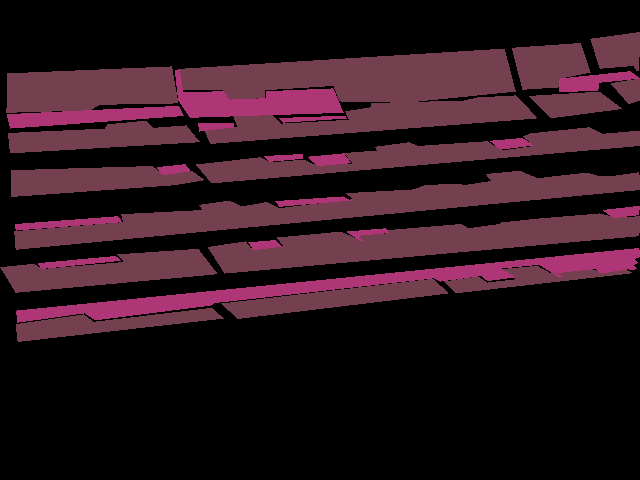
#> input picture tmp/masks/1.png, 640 x 480 px; its folder holds only this picture in this run
$ python convert.py
#> lines starting #> are read from the running program, lines starting #| are printed output that depends on the picture; after the words box and inside, x2 and y2 are one past the last pixel; in counts of white or black regions, pixels touching at a corner belong together
import os
import cv2
import numpy as np

input_dir = './tmp/masks'
output_dir = './tmp/labels'

for j in os.listdir(input_dir):
    image_path = os.path.join(input_dir, j)
    # Load the mask
    mask = cv2.imread(image_path, cv2.IMREAD_GRAYSCALE)
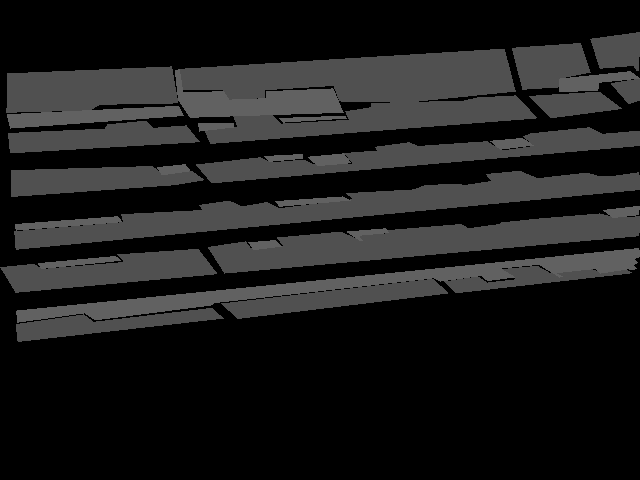
#> mask: shape (480, 640); min 0, max 97, mean 28.3
    # cv2.imshow("title", mask)
    # cv2.waitKey()
    # break
    H, W = mask.shape
#> H = 480; W = 640
    unique_classes = np.unique(mask)
#> unique_classes = [0, 80, 97]
    polygons_dict = {}

    for cls in unique_classes:
        if cls == 0:  # Skip background class
            continue
        # print(cls)
        # Create a binary mask for the current class
        class_mask = (mask == cls).astype(np.uint8) * 255
        _, binary_mask = cv2.threshold(class_mask, 1, 255, cv2.THRESH_BINARY)

        # Find contours for the current class
        contours, hierarchy = cv2.findContours(binary_mask, cv2.RETR_EXTERNAL, cv2.CHAIN_APPROX_SIMPLE)

        # Convert the contours to polygons
        polygons = []
        for cnt in contours:
            if cv2.contourArea(cnt) > 200:
                polygon = []
                for point in cnt:
                    x, y = point[0]
                    polygon.append(x / W)
                    polygon.append(y / H)
                # print(polygon)
                polygons.append(polygon)


        # Store polygons with the class label
        polygons_dict[cls] = polygons
#> this loop made 3 passes
#> cls on passes 2 to 3: 80, 97
#> pass 2, `class_mask = (mask == cls).astype(np.uint8) * 255`:
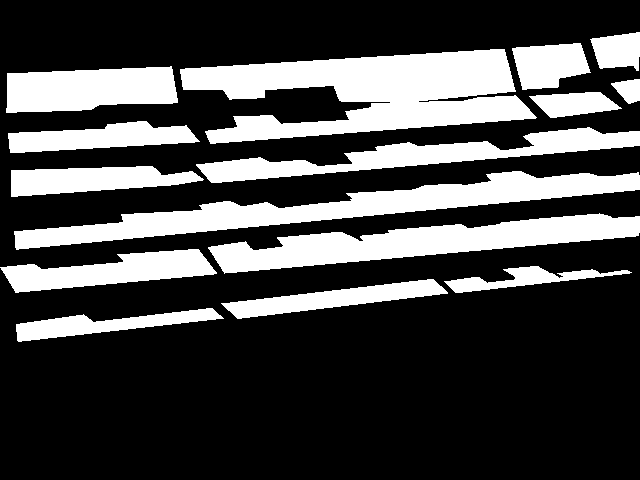
#> class_mask: shape (480, 640); 27.8% white; 15 white regions, largest, box (x1, y1, x2, y2) and area: (180, 49, 537, 144) 19150, (14, 171, 640, 250) 13675, (208, 213, 640, 274) 11305
#> pass 3, `class_mask = (mask == cls).astype(np.uint8) * 255`:
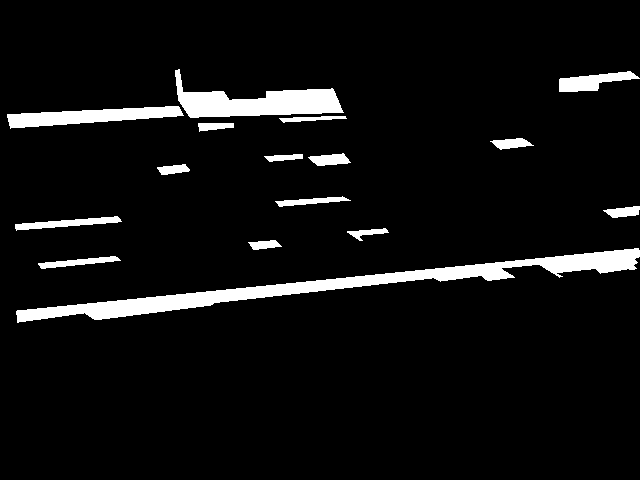
#> class_mask: shape (480, 640); 6.2% white; 16 white regions, largest, box (x1, y1, x2, y2) and area: (16, 248, 640, 323) 8291, (175, 69, 344, 118) 3713, (7, 106, 184, 129) 2172
#> after the loop, polygons_dict = 2 items

    # Save the polygons to a file
    output_path = os.path.join(output_dir, '{}.txt'.format(j[:-4]))
    with open(output_path, 'w') as f:
        for cls, polygons in polygons_dict.items():
            for polygon in polygons:
                for p_, p in enumerate(polygon):
                    # print(f"p_, p: {p_}, {p}")

                    if p_ == 0:
                        if (cls == 80): cls = 0
                        if (cls == 97): cls = 1
                        f.write('{} {} '.format(cls, p))
                        # print('{}'.format(cls))
                        # break
                    elif p_ == len(polygon) - 1:
                        f.write('{}\n'.format(p))
                    else:
                        # print('{} '.format(p))
                        f.write('{} '.format(p))
#> this loop made 2 passes

        f.close()

$ run again, on tmp/masks/13.png
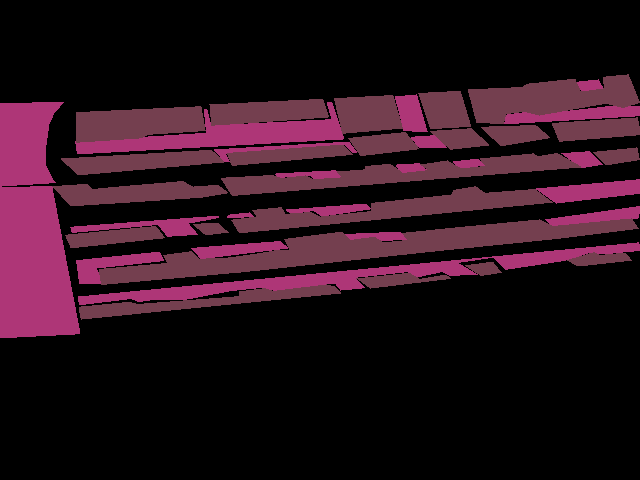
#> input picture tmp/masks/13.png, 640 x 480 px
#> `mask = cv2.imread(image_path, cv2.IMREAD_GRAYSCALE)`:
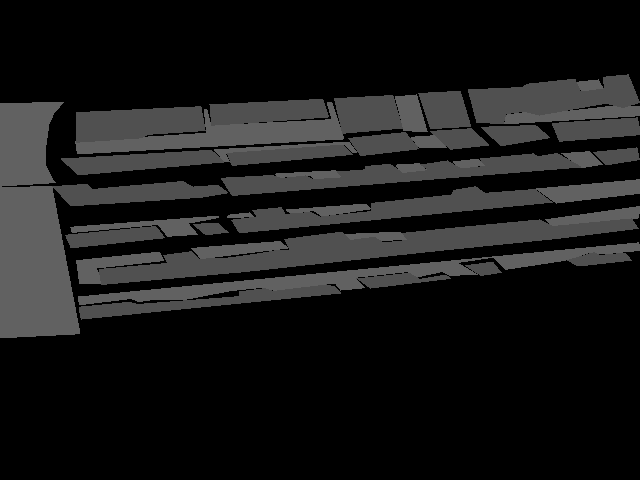
#> mask: shape (480, 640); min 0, max 97, mean 25
#> unique_classes = [0, 80, 97]
#> the loop `for cls in unique_classes:` made 3 passes
#> cls on passes 2 to 3: 80, 97
#> pass 3, `class_mask = (mask == cls).astype(np.uint8) * 255`:
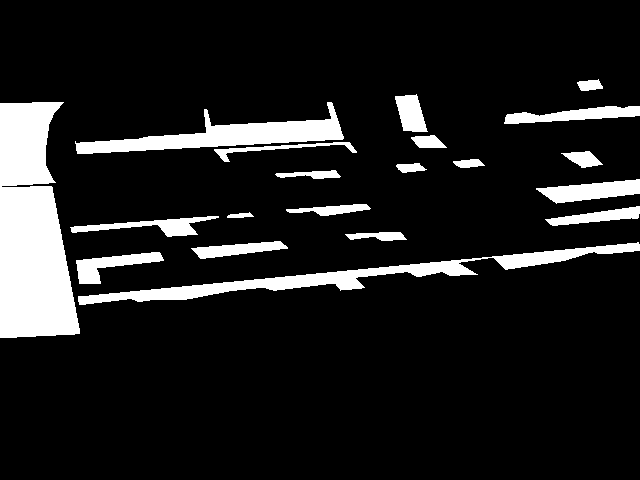
#> class_mask: shape (480, 640); 11.7% white; 20 white regions, largest, box (x1, y1, x2, y2) and area: (0, 102, 80, 338) 14117, (78, 242, 640, 305) 5947, (75, 102, 344, 154) 4743
#> after the loop `for cls in unique_classes:`: polygons_dict = 2 items
#> the loop `for cls, polygons in polygons_dict.items():` made 2 passes

$ run again, on tmp/masks/14.png
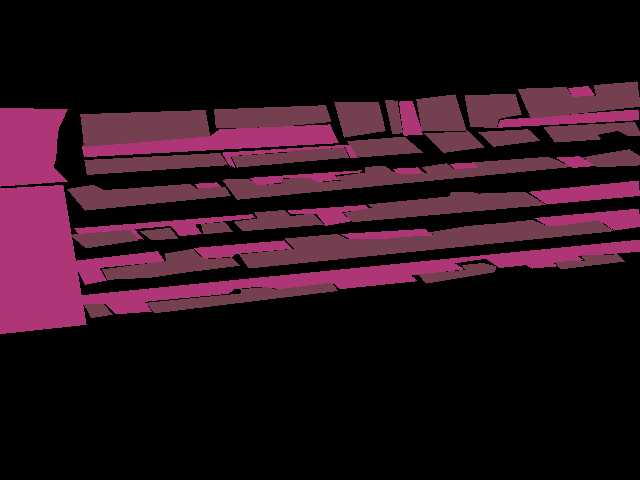
#> input picture tmp/masks/14.png, 640 x 480 px
#> `mask = cv2.imread(image_path, cv2.IMREAD_GRAYSCALE)`:
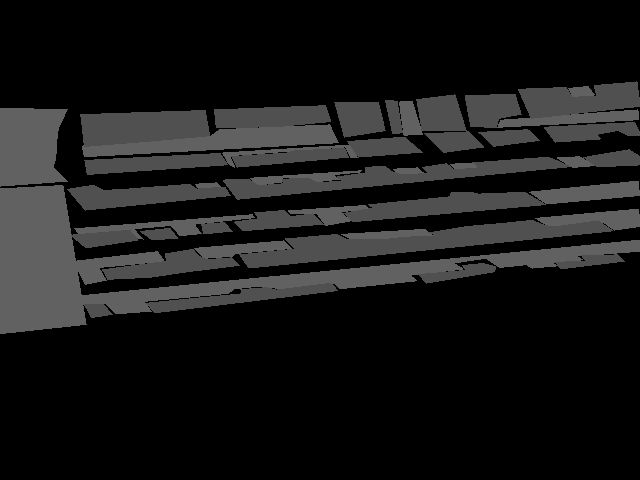
#> mask: shape (480, 640); min 0, max 97, mean 24
#> unique_classes = [0, 80, 97]
#> the loop `for cls in unique_classes:` made 3 passes
#> cls on passes 2 to 3: 80, 97
#> pass 3, `class_mask = (mask == cls).astype(np.uint8) * 255`:
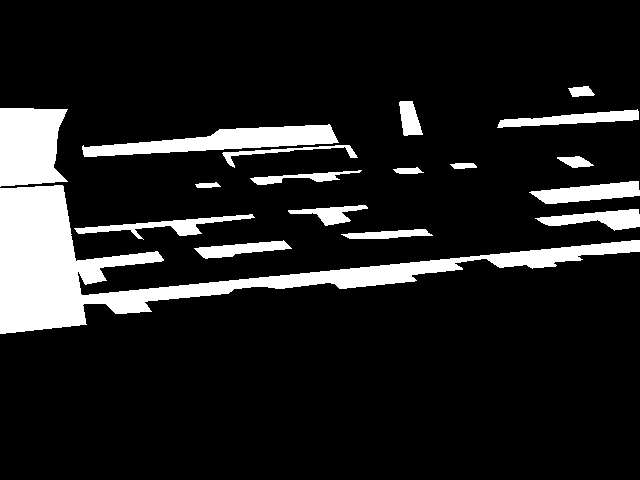
#> class_mask: shape (480, 640); 12.5% white; 18 white regions, largest, box (x1, y1, x2, y2) and area: (0, 185, 640, 334) 19737, (0, 108, 68, 187) 4513, (82, 124, 339, 157) 3975
#> after the loop `for cls in unique_classes:`: polygons_dict = 2 items
#> the loop `for cls, polygons in polygons_dict.items():` made 2 passes

$ run again, on tmp/masks/15.png
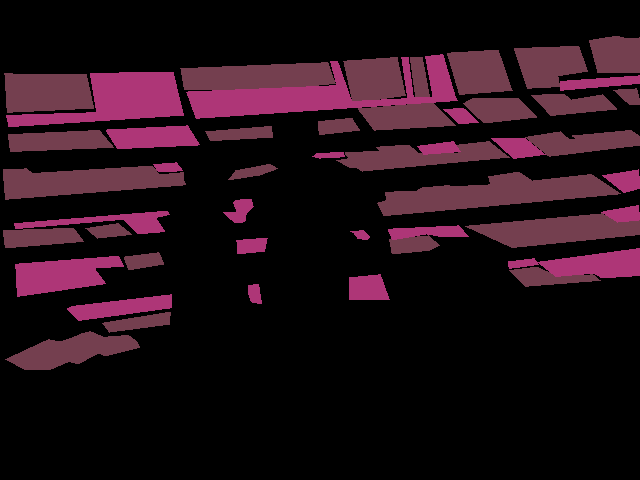
#> input picture tmp/masks/15.png, 640 x 480 px
#> `mask = cv2.imread(image_path, cv2.IMREAD_GRAYSCALE)`:
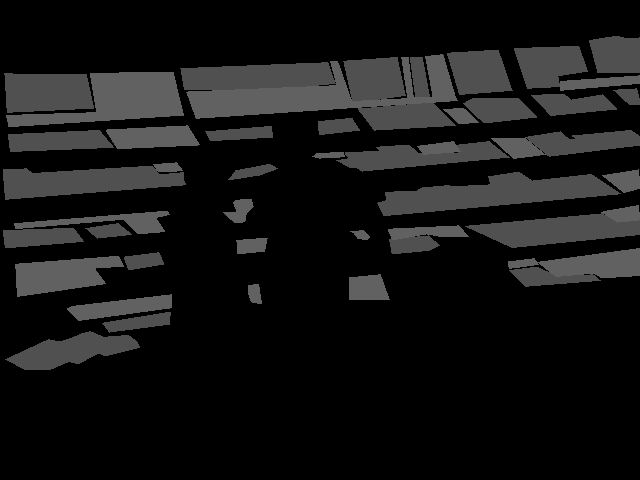
#> mask: shape (480, 640); min 0, max 97, mean 21.2
#> unique_classes = [0, 80, 97]
#> the loop `for cls in unique_classes:` made 3 passes
#> cls on passes 2 to 3: 80, 97
#> pass 3, `class_mask = (mask == cls).astype(np.uint8) * 255`:
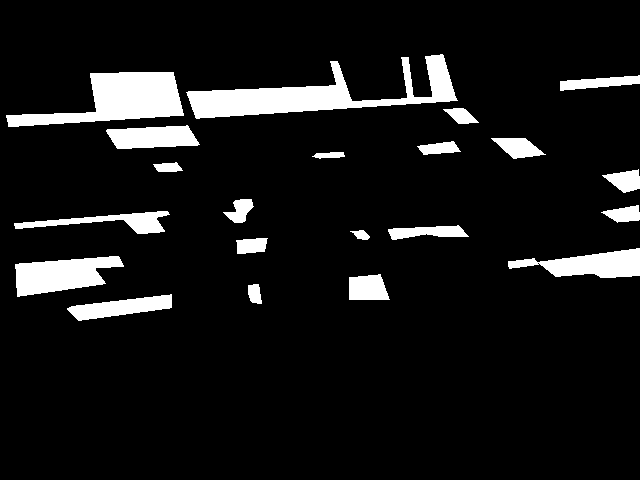
#> class_mask: shape (480, 640); 8.8% white; 21 white regions, largest, box (x1, y1, x2, y2) and area: (186, 54, 458, 119) 6130, (6, 72, 184, 127) 4919, (15, 256, 124, 297) 2812
#> after the loop `for cls in unique_classes:`: polygons_dict = 2 items
#> the loop `for cls, polygons in polygons_dict.items():` made 2 passes

$ run again, on tmp/masks/10.png
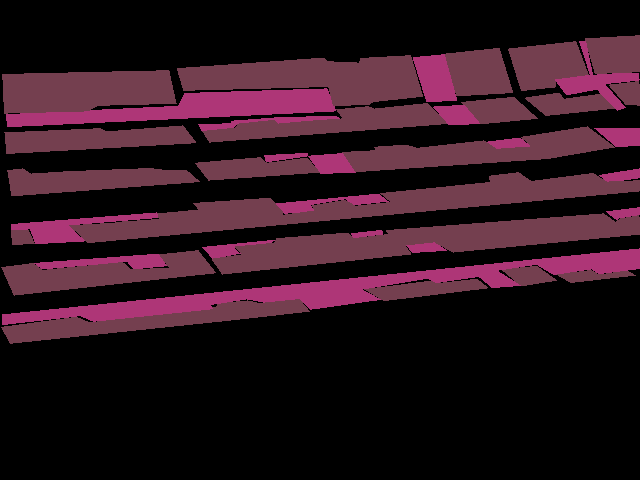
#> input picture tmp/masks/10.png, 640 x 480 px
#> `mask = cv2.imread(image_path, cv2.IMREAD_GRAYSCALE)`:
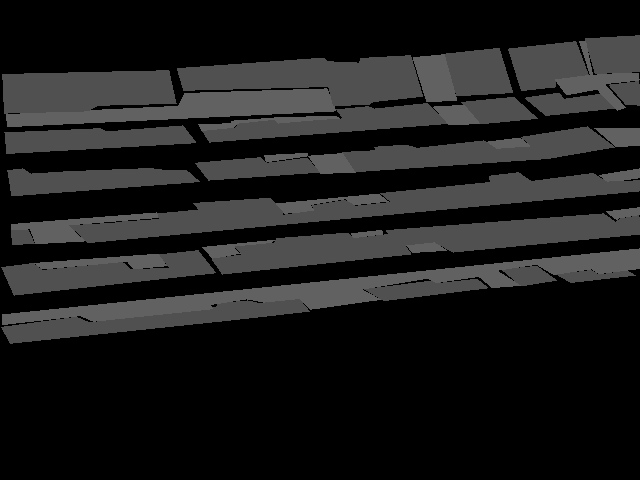
#> mask: shape (480, 640); min 0, max 97, mean 28.7
#> unique_classes = [0, 80, 97]
#> the loop `for cls in unique_classes:` made 3 passes
#> cls on passes 2 to 3: 80, 97
#> pass 3, `class_mask = (mask == cls).astype(np.uint8) * 255`:
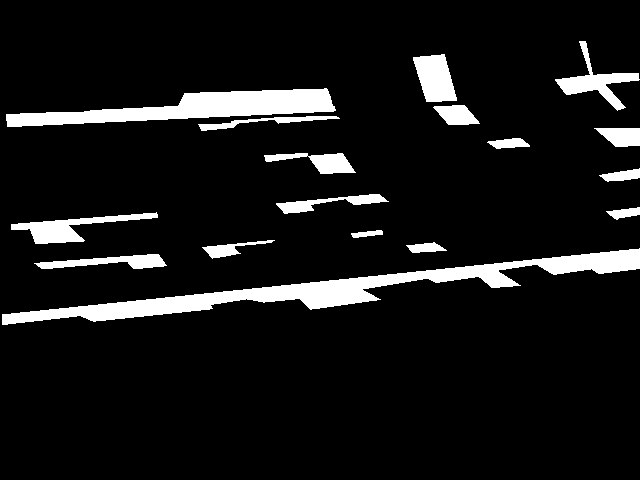
#> class_mask: shape (480, 640); 8.8% white; 17 white regions, largest, box (x1, y1, x2, y2) and area: (2, 248, 640, 325) 9861, (6, 88, 336, 127) 5952, (11, 212, 158, 244) 1618
#> after the loop `for cls in unique_classes:`: polygons_dict = 2 items
#> the loop `for cls, polygons in polygons_dict.items():` made 2 passes
